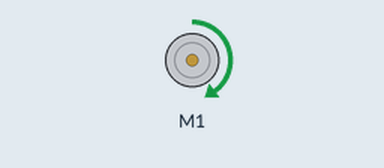
This sketch was run on a simulated Arduino Uno, built with avr-gcc and run on an emulated ATmega328P. On the bench: DC motor (green arrow = forward, orange = backward, longer = faster).

Above: at 0.1 s.
Timing chart, 0 to 1.6 s (numbered marks = the images above):
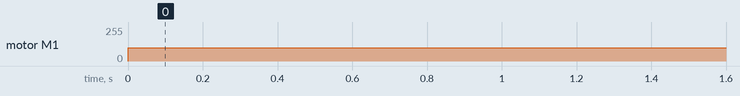

Measured:
- by itself, motor M1: stopped → forward 100/255 at 0.00 s

The sketch:

Turn_Table.ino
```cpp
#include<AFMotor.h>
AF_DCMotor motor1(1);
void setup() {
  // put your setup code here, to run once:
  motor1.setSpeed(100);

}

void loop() {
  // put your main codehere, to run repeatedly:
  motor1.run(FORWARD);
  delay(1000);

}
```
